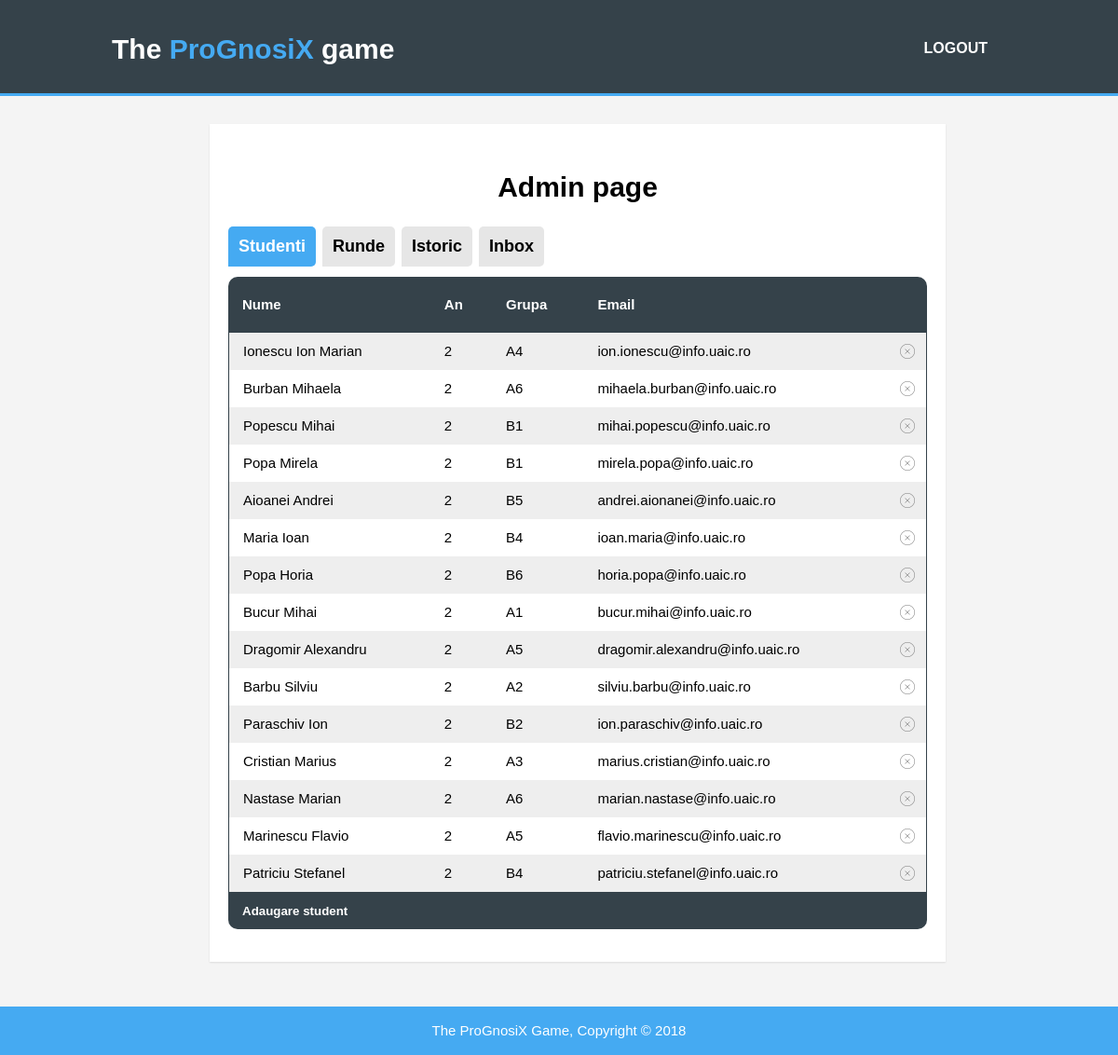
The page /admin.php (signed in) on the database its author committed.
### tables this page shows
CREATE TABLE `accounts` (
  `id` int(11) NOT NULL AUTO_INCREMENT,
  `email` varchar(100) NOT NULL,
  `parola` varchar(100) NOT NULL,
  `nume` varchar(100) NOT NULL,
  `prenume` varchar(100) NOT NULL,
  `an` int(11) NOT NULL,
  `semestru` int(11) NOT NULL,
  `grupa` varchar(35) NOT NULL,
  `admin` tinyint(4) NOT NULL,
  PRIMARY KEY (`id`)
);

### admin.php (the view, shortened to what this page needs)
<!DOCTYPE html>
<?php
require 'db.php';
?>
<html>
<head>
  <link rel="stylesheet" href="./css/style.css">
</head>
<body>
  <header>
    <div class="container">
      <div id="branding">
        <h1>The <span class="highlight">ProGnosiX</span> game</h1>
      </div>
      <nav>
        <ul>
          <li><a href="logout.php">LOGOUT</a></li>
        </ul>
      </nav>
    </div>
  </header>
  <div id="w">
    <div id="content" class="clearfix">
      <h1>Admin page</h1>
      <nav id="profiletabs">
        <ul id = "admlist">
          <li><a href="#users"  id="adm0" class="sel" >Studenti</a></li>
          <li><a href="#rounds" id="adm1" >Runde</a></li>
          <li><a href="#istoric"id="adm2" >Istoric</a></li>
          <li><a href="#inbox"  id="adm3" >Inbox</a></li>
        </ul>
    </nav>
    <section id="users">
      <div style="overflow-x:auto;">
        <table class="adminTable">
          <tr>
            <th>Nume</th>
            <th>An</th>
            <th>Grupa</th>
            <th>Email</th>
            <th></th>
          </tr>
          <?php
          $results = $mysqli->query("SELECT * FROM accounts WHERE admin != 1") or die($mysqli->error());
          while ($row = $results->fetch_assoc()) {
            echo "<tr\><td>".$row["nume"]." ".$row["prenume"]."</td><td>".$row["an"]."</td><td>".$row["grupa"]."</td><td>".$row["email"]."</td><td id=\"".$row["id"]."\" onclick=\"deleteStudent(this)\"></td></tr>";
          }
          ?>
        </table>
        <button type="button" class="addUserBtn" onclick="addUser()">Adaugare student</button>
      </div>
    </section>
  </div>
</div>
<footer>
  <p>The ProGnosiX Game, Copyright &copy; 2018</p>
</footer>
</body>
</html>

### css/style.css (style rules this page uses)
body { font: 15px/1.5 Arial, Helvetica, sans-serif; padding:0; margin:0; background-color:#f4f4f4; }
.container { width:80%; margin:auto; overflow:hidden; }
ul { margin:0; padding:0; }
header { background:#35424a; color:#ffffff; padding-top:30px; min-height:70px; border-bottom:#45aaf2 3px solid; }
header a { color:#ffffff; text-decoration:none; text-transform: uppercase; font-size:16px; }
header li { float:left; display:inline; padding: 0 20px 0 20px; }
header #branding { float:left; }
header #branding h1 { margin:0; }
header nav { float:right; margin-top:10px; font-weight: bold; }
header .highlight, header .current a { color:#45aaf2; font-weight:bold; }
footer { padding:0px; margin-top:20px; color:#ffffff; background-color:#45aaf2; text-align: center; position: fixed; bottom:0; left:0; right:0; }
a { color: black; text-decoration: none; }
#w { display: block; width: 750px; margin: 0 auto; padding-top: 30px; padding-bottom: 100px; }
#content { display: block; width: 100%; background: #fff; padding: 25px 20px; padding-bottom: 35px; -webkit-box-shadow: rgba(0, 0, 0, 0.1) 0px 1px 2px 0px; -moz-box-shadow: rgba(0, 0, 0, 0.1) 0px 1px 2px 0px; box-shadow: rgba(0, 0, 0, 0.1) 0px 1px 2px 0px; }
#content h1 { text-align:center; }
#profiletabs { display: block; margin-bottom: 4px; height: 50px; }
#profiletabs ul { list-style: none; display: block; width: 100%; height: 50px; position: relative; }
#profiletabs ul li { float: left; position: relative; }
#profiletabs ul li a { display: block; float: left; padding: 8px 11px; font-size: 1.2em; font-weight: bold; background: #e6e6e6; color: black; margin-right: 7px; border: none; -webkit-border-radius: 5px; -webkit-border-bottom-left-radius: 0; -moz-border-radius: 5px; -moz-border-radius-bottomleft: 0; border-radius: 5px; border-bottom-left-radius: 0; }
#profiletabs ul li a.sel { background: #45aaf2; color: white; border-color: #d1cdb5; }
.clearfix:after { content: "."; display: block; clear: both; visibility: hidden; line-height: 0; height: 0; }
.clearfix { display: inline-block; }
.adminTable { width:100%; border-spacing: 0px; border-collapse: separate; }
.adminTable th { height: 30px; }
.adminTable th:first-of-type { border-top-left-radius: 10px; }
.adminTable th:last-of-type { border-top-right-radius: 10px; }
.adminTable th, .adminTable td { padding: 15px; text-align: left; }
.adminTable tr { line-height: 10px; }
.adminTable tr:nth-child(odd) { background-color: #fff; }
.adminTable th { background-color: #35424a; color: white; }
.adminTable tr > td:first-of-type { border-left: 1px solid #35424a; }
.adminTable tr > td:last-of-type { background:url(../img/delete.png) no-repeat; background-position: center; border-right: 1px solid #35424a; }
.addUserBtn { width:100%; height: 40px; border-bottom-left-radius: 10px; border-bottom-right-radius: 10px; border: none; background-color: #35424a; color: #fff; text-align: left; padding-left: 15px; font-weight: bold; outline: 0; }

### rows shown on the page
accounts: nume "Ionescu", prenume "Ion Marian", an "2", grupa "A4", email "ion.ionescu@info.uaic.ro"
accounts: nume "Burban", prenume "Mihaela", an "2", grupa "A6", email "mihaela.burban@info.uaic.ro"
accounts: nume "Popescu", prenume "Mihai", an "2", grupa "B1", email "mihai.popescu@info.uaic.ro"
accounts: nume "Popa", prenume "Mirela", an "2", grupa "B1", email "mirela.popa@info.uaic.ro"
accounts: nume "Aioanei", prenume "Andrei", an "2", grupa "B5", email "andrei.aionanei@info.uaic.ro"
accounts: nume "Maria", prenume "Ioan", an "2", grupa "B4", email "ioan.maria@info.uaic.ro"
accounts: nume "Popa", prenume "Horia", an "2", grupa "B6", email "horia.popa@info.uaic.ro"
accounts: nume "Bucur", prenume "Mihai", an "2", grupa "A1", email "bucur.mihai@info.uaic.ro"
accounts: nume "Dragomir", prenume "Alexandru", an "2", grupa "A5", email "dragomir.alexandru@info.uaic.ro"
accounts: nume "Barbu", prenume "Silviu", an "2", grupa "A2", email "silviu.barbu@info.uaic.ro"
accounts: nume "Paraschiv", prenume "Ion", an "2", grupa "B2", email "ion.paraschiv@info.uaic.ro"
accounts: nume "Cristian", prenume "Marius", an "2", grupa "A3", email "marius.cristian@info.uaic.ro"
accounts: nume "Nastase", prenume "Marian", an "2", grupa "A6", email "marian.nastase@info.uaic.ro"
accounts: nume "Marinescu", prenume "Flavio", an "2", grupa "A5", email "flavio.marinescu@info.uaic.ro"
accounts: nume "Patriciu", prenume "Stefanel", an "2", grupa "B4", email "patriciu.stefanel@info.uaic.ro"
